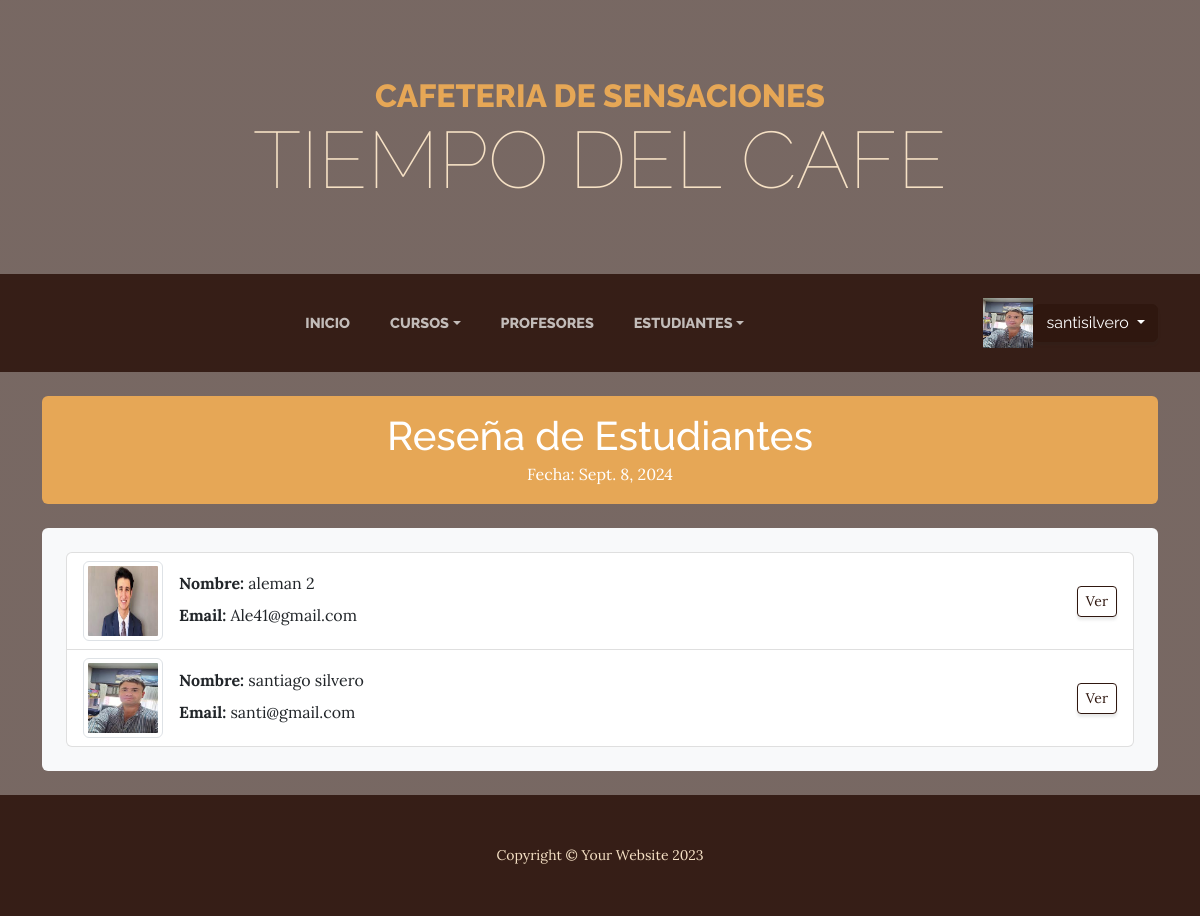
Page /clases/lista_est/ (signed in) on the committed database.
### Users/models.py (models this page shows, shortened)
class Imagen(models.Model):
    user = models.OneToOneField(User, on_delete=models.CASCADE)
    imagen = models.ImageField(upload_to='imagenes', null=True, blank = True)

### AppProyecto/models.py (models this page shows, shortened)
class Estudiantes(models.Model):
    nombreapellidoEst = models.CharField(max_length=50)
    email = models.EmailField()
    foto = models.ImageField(upload_to='fotos/', null=True, blank=True)
    descripcion = models.TextField(null=True, blank=True)

### AppProyecto/views_clases.py (the view)
# urls.py: path('clases/lista_est/', views_clases.EstudiantesListView.as_view(), name='ListEst'),
class EstudiantesListView(LoginRequiredMixin, ListView):
    model = Estudiantes
    template_name = "AppProyecto/Vista_Clase/est_list.html"
    def get_context_data(self, **kwargs):
        context = super().get_context_data(**kwargs)
        context['fecha_actual'] = datetime.now().date()
        print("Fecha actual:", context['fecha_actual'])  # Verificación en consola
        return context

### AppProyecto/templates/appproyecto/Vista_Clase/est_list.html
{% extends "AppProyecto/padre.html" %}
{% load static %}
{% block contenidoQueCambia %}
<div class="container mt-4">
    <div class="bg-primary text-white p-3 rounded mb-4">
        <h1 class="mb-0 text-center">Reseña de Estudiantes</h1>
        <p class="mb-0 text-center">Fecha: {{ fecha_actual }}</p>
    </div>
    <div class="bg-light p-4 rounded">
        <ul class="list-group">
            {% for estudiante in object_list %}
            <li class="list-group-item d-flex justify-content-between align-items-center">
                <div class="d-flex align-items-center w-100">
                    {% if estudiante.foto %}
                    <img src="{{ estudiante.foto.url }}" alt="" class="img-thumbnail me-3" style="width: 80px; height: 80px;">
                    {% else %}
                    <img src="{% static 'appproyecto/Generico.png' %}" alt="" class="img-thumbnail me-3" style="width: 80px; height: 80px;">
                    {% endif %}
                    <div class="me-auto">
                        <p class="mb-1"><strong>Nombre:</strong> {{ estudiante.nombreapellidoEst }}</p>
                        <p class="mb-1"><strong>Email:</strong> {{ estudiante.email }}</p>
                    </div>
                    <a href="{% url 'DetailEst' estudiante.id %}" class="btn btn-outline-secondary btn-sm">Ver</a>
                </div>
            </li>
            {% endfor %}
        </ul>
    </div>
</div>
<br>
{% endblock %}

### AppProyecto/templates/appproyecto/padre.html (shortened to what this page needs)
{% load static %}
<!DOCTYPE html>
<html lang="es">
    <head>
        <link href="{% static 'appproyecto/css/styles.css' %}" rel="stylesheet" />
    </head>
    <body>
        <header>
            <h1 class="site-heading text-center text-faded d-none d-lg-block">
                <span class="site-heading-upper text-primary mb-3">Cafeteria de sensaciones</span>
                <span class="site-heading-lower">tiempo del cafe</span>
            </h1>
        </header>
        <nav class="navbar navbar-expand-lg navbar-dark py-lg-4" id="mainNav">
            <div class="container">
                <div class="collapse navbar-collapse" id="navbarSupportedContent">
                    <ul class="navbar-nav mx-auto">
                        <li class="nav-item px-lg-4">
                            <a class="nav-link text-uppercase" href="{% url 'padre' %}">Inicio</a>
                        </li>
                        <li class="nav-item dropdown text-uppercase">
                            <a class="nav-link dropdown-toggle" data-bs-toggle="dropdown" href="#" role="button" aria-expanded="false">Cursos</a>
                        </li>
                        <li class="nav-item px-lg-4">
                            <a class="nav-link text-uppercase" href="{% url 'profesoresform' %}">Profesores</a>
                        </li>
                        <li class="nav-item dropdown text-uppercase">
                            <a class="nav-link dropdown-toggle" data-bs-toggle="dropdown" href="#" role="button" aria-expanded="false">Estudiantes</a>
                        </li>
                    </ul>
                    {% if request.user.is_authenticated %}
                    <img src="{{request.user.imagen.imagen.url}}" alt="" style="height: 50px;width: 50px;">
                    <div class="dropdown">
                        <button class="btn btn-secondary dropdown-toggle" type="button" id="dropdownMenuButton1" data-bs-toggle="dropdown" aria-expanded="false">
                            {{ request.user.username }}
                        </button>
                    </div>
                {% endif %}
                    </div>
                </div>
        </nav>
        {% block contenidoQueCambia %}{% endblock %}
        <footer class="footer text-faded text-center py-5 bo">
            <div class="container"><p class="m-0 small">Copyright &copy; Your Website 2023</p></div>
        </footer>
    </body>
</html>

### rows in the picture
Estudiantes: foto (picture), nombreapellidoEst "aleman 2", email "Ale41@gmail.com"
Estudiantes: foto (picture), nombreapellidoEst "santiago silvero", email "santi@gmail.com"

### other values in the picture
{{ request.user.username }} "santisilvero"
{{ fecha_actual }} "Sept. 8, 2024"
